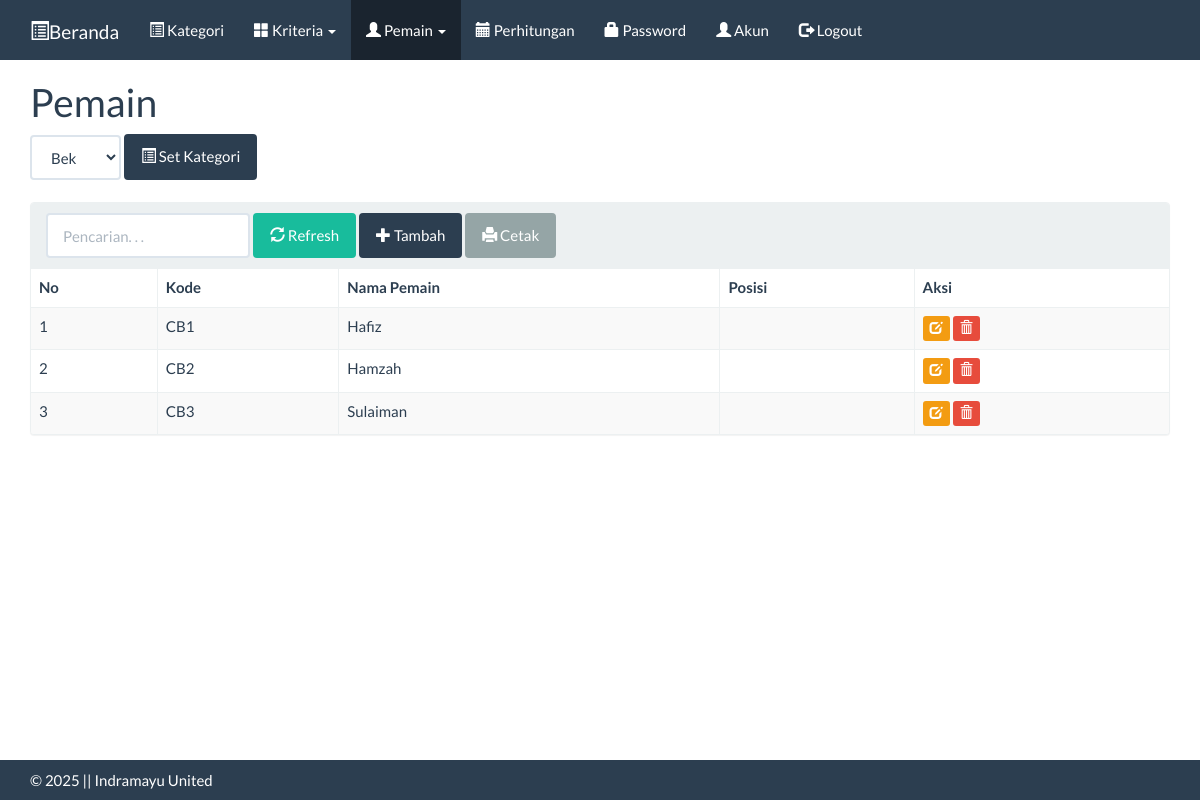
Screenshot of /index.php?m=alternatif&periode=2 (signed in) with the database file from the repository.
### tables this page shows
CREATE TABLE `tb_alternatif` (
  `kode_alternatif` varchar(16) NOT NULL,
  `tahun` int(11) NOT NULL,
  `nama_alternatif` varchar(256) NOT NULL DEFAULT '',
  `jabatan` varchar(256) NOT NULL DEFAULT '',
  `total` double NOT NULL,
  `rank` int(11) NOT NULL DEFAULT 0
);

### config.php (called while the page is built)
<?php
$config["server"]='localhost';
$config["username"]='root';
$config["password"]='';
$config["database_name"]='ahp-topsis';

### functions.php (called while the page is built, shortened)
<?php
include 'config.php';
include 'includes/db.php';
$db = new DB($config['server'], $config['username'], $config['password'], $config['database_name']);
include 'includes/general.php';
function get($key)
{
    return isset($_GET[$key]) ? $_GET[$key] : null;
}

### includes/db.php (called while the page is built, shortened)
<?php
class DB{
    var $conn = null;
    public function __construct($host, $username, $passwd, $dbname){
        $this->conn = mysqli_connect($host, $username, $passwd, $dbname);
    }
    public function query($sql){
        $query = mysqli_query($this->conn, $sql) or die('<pre>Error mysqli_query: ' . mysqli_error($this->conn) . '<br />' . $sql . '</pre>');
        return $query;
    }
    public function get_results($sql){
        $query = $this->query($sql);
        $arr = array();
        while($row = mysqli_fetch_object($query)){
            $arr[] = $row;
        }
        return $arr;
    }
}

### includes/general.php (called while the page is built, shortened)
<?php
function esc_field($str)
{
    return $str;
}

### alternatif.php (the view, shortened to what this page needs)
<div class="page-header">
    <h1>Pemain</h1>
    <form class="form-inline" action="" method="get">
        <?php
        $periodes = $db->get_results("SELECT * FROM tb_periode ORDER BY tahun");
        ?>
        <div class="form-group">
            <select class="form-control" name="periode">
                <?php foreach ($periodes as $periode) { ?>
                    <option value="<?= $periode->tahun ?>" <?= $periode->tahun == get('periode') ? 'selected' : '' ?>><?= $periode->nama ?></option>
                <?php } ?>
            </select>
        </div>
        <div class="form-group">
            <button class="btn btn-primary" type="submit"><span class="glyphicon glyphicon-list-alt"></span> Set Kategori</button>
        </div>
    </form>
</div>
<div class="panel panel-default">
    <div class="panel-heading">
        <form class="form-inline">
            <div class="form-group">
                <input class="form-control" type="search" placeholder="Pencarian. . ." name="q" value="<?= get('q') ?>" />
            </div>
            <div class="form-group">
                <button class="btn btn-success"><span class="glyphicon glyphicon-refresh"></span> Refresh</button>
            </div>
            <div class="form-group">
                <a class="btn btn-primary" href="?m=alternatif_tambah&periode=<?= get('periode') ?>"><span class="glyphicon glyphicon-plus"></span> Tambah</a>
            </div>
            <div class="form-group">
                <a class="btn btn-default" target="_blank" href="cetak.php?m=alternatif&periode=<?= get('periode') ?>"><span class="glyphicon glyphicon-print"></span> Cetak</a>
            </div>
        </form>
    </div>
    <div class="table-responsive">
        <table class="table table-bordered table-hover table-striped">
            <thead>
                <tr>
                    <th>No</th>
                    <th>Kode</th>
                    <th>Nama Pemain</th>
                    <th>Posisi</th>
                    <th>Aksi</th>
                </tr>
            </thead>
            <?php
            $q = esc_field(get('q'));
            $rows = $db->get_results("SELECT * FROM tb_alternatif WHERE (nama_alternatif LIKE '%$q%' and tahun = $PERIODE) ORDER BY kode_alternatif");
            $no = 0;
            foreach ($rows as $row) : ?>
                <tr>
                    <td><?= ++$no ?></td>
                    <td><?= $row->kode_alternatif ?></td>
                    <td><?= $row->nama_alternatif ?></td>
                    <td><?= $row->jabatan ?></td>
                    <td>
                        <a class="btn btn-xs btn-warning" href="?m=alternatif_ubah&ID=<?= $row->kode_alternatif ?>&periode=<?= get('periode') ?>"><span class="glyphicon glyphicon-edit"></span></a>
                        <a class="btn btn-xs btn-danger" href="aksi.php?act=alternatif_hapus&ID=<?= $row->kode_alternatif ?>&periode=<?= get('periode') ?>" onclick="return confirm('Hapus data?')"><span class="glyphicon glyphicon-trash"></span></a>
                    </td>
                </tr>
            <?php endforeach; ?>
        </table>
    </div>
</div>

### assets/css/general.css (style rules this page uses)
html { position: relative; min-height: 100%; }
body { margin-bottom: 70px; }
.page-header { margin-top: 0; padding-bottom: 0; }
.page-header h1 { margin-top: 0; }

### rows the page displays
tb_alternatif: kode_alternatif "CB1", nama_alternatif "Hafiz"
tb_alternatif: kode_alternatif "CB2", nama_alternatif "Hamzah"
tb_alternatif: kode_alternatif "CB3", nama_alternatif "Sulaiman"

### other values shown
form field periode "Bek"
